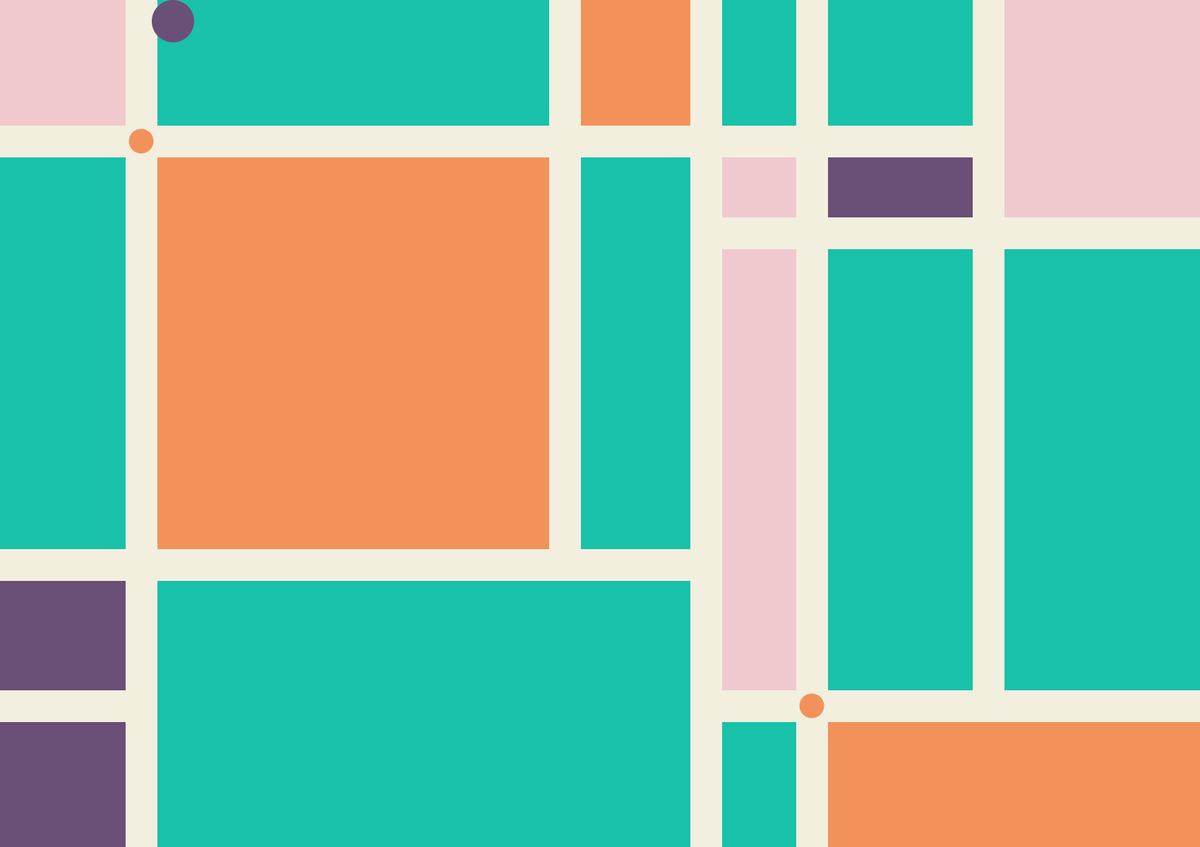
Frame 1 (no input)
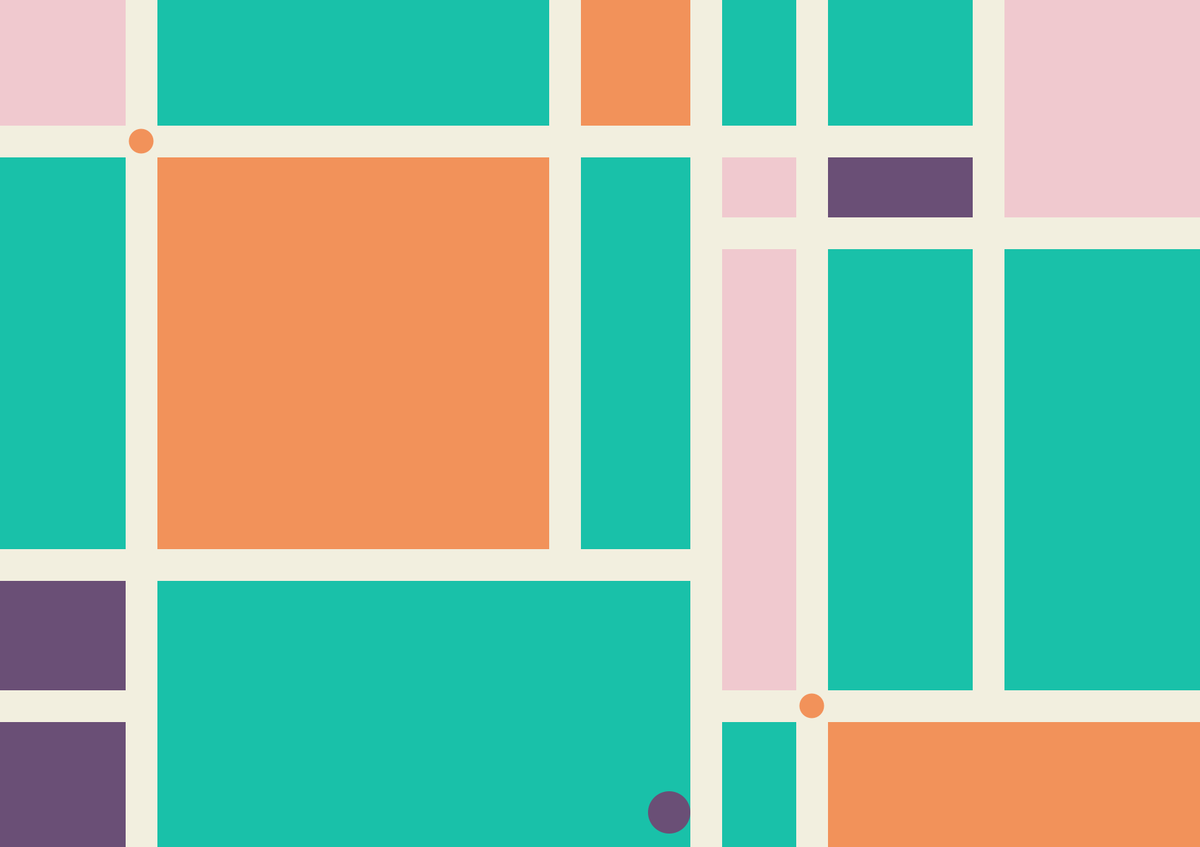
Frame 60 (the mouse pressed at the canvas centre just before this capture)
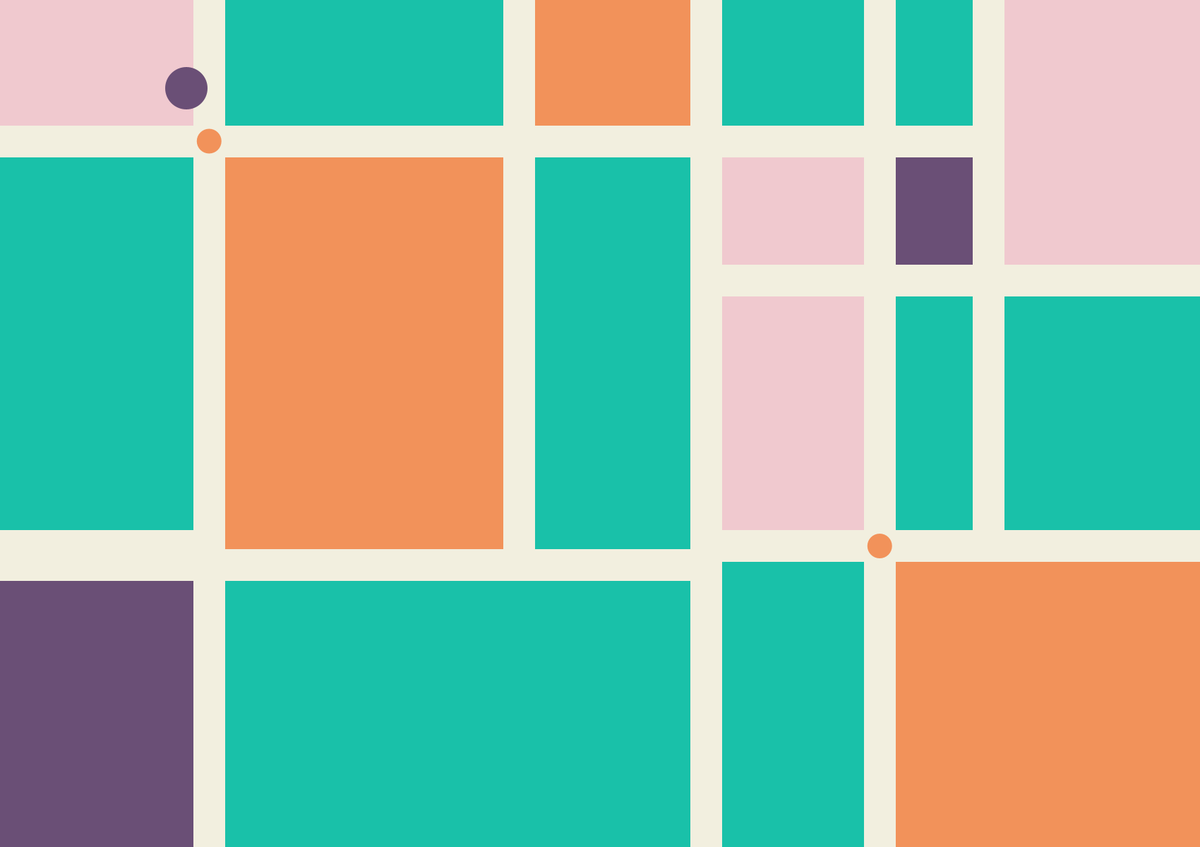
Frame 120 (the mouse held since frame 60 and released just before this capture)

The Processing sketch that drew these frames (run headless with seeded random() and noise(); from frame 60 on, the mouse is pressed at the canvas centre):

// Processing sketch: sketch_231004__
// ── sketch_231004__.pde
float sx=0, sy=0;
float easing=0.008;
float x=0, y=0;
float vx=19, vy=19;
void setup() {
  size(1700, 1200);
  smooth();
}
void draw() {
  float x01=200, x02=800, x3=1000, x04=1150, x5=1400;
  float y1=200, y02=330, y3=800, y04=1000;
  float xs1=x01+sx*0.3, x2=x02-sx*0.2, x4=x04+sx*0.3;
  float ys4=y04-sy, y2=y02+sy*0.3;
  float x1, y4;
  if (xs1<x3) {
    x1=xs1;
  } else {
    x1=x3;
  }
  if (ys4>y1) {
    y4=ys4;
  } else {
    y4=y1;
  }
  background(#19C1A9);
  noStroke();
  fill(#F0C9CF);
  rect(0, 0, x1, y1);
  rect(x3, y1, x4-x3, y4-y1);
  rect(x5, 0, width-x5, y2);
  fill(#6A4F76);
  rect(0, y3, x1, height-y3);
  rect(x4, y1, x5-x4, y2-y1);
  fill(#F2925A);
  rect(x1, y1, x2-x1, y3-y1);
  rect(x2, 0, x3-x2, y1);
  rect(x4, y4, width-x4, height-y4);
  stroke(#F2EFDF);
  strokeWeight(45);
  line(x1, 0, x1, width);
  line(0, y1, x5, y1);
  line(0, y3, x3, y3);
  line(0, y4, x1, y4);
  line(x3, 0, x3, height);
  line(x4, 0, x4, height);
  line(x5, 0, x5, y4);
  line(x3, y2, width, y2);
  line(0, y4, x1, y4);
  line(x3, y4, width, y4);
  line(x2, 0, x2, y3);
  line(0,y1,x4,y1);
  noStroke();
  fill(#F2925A);
  ellipse(x1, y1, 35, 35);
  ellipse(x4, y4, 35, 35);
  sx+=(mouseX-sx)*easing;
  sy+=(mouseY-sy)*easing;
  if ((245+x>=width)||(245+x<=0)){
    vx=vx*-1;
  }
  if ((245+x>=x4)||(245+x<=x1)){
    vx=vx*-1;
  }
  if ((30+y>=height)||(30+y<=0)) {
    vy=vy*-1;
  }
  fill(#6A4F76);
  ellipse(245+x, 30+y, 60, 60);
  x+=vx;
  y+=vy;
}
